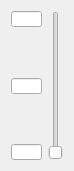
  <widget class="QWidget" name="layoutWidget_9">
   <property name="geometry">
    <rect>
     <x>629</x>
     <y>579</y>
     <width>56</width>
     <height>171</height>
    </rect>
   </property>
   <layout class="QHBoxLayout" name="horizontalLayout_19">
    <item>
     <layout class="QVBoxLayout" name="verticalLayout_54">
      <item>
       <widget class="QLineEdit" name="unit1MaxCritDevLineEdit_4">
        <property name="sizePolicy">
         <sizepolicy hsizetype="Fixed" vsizetype="Fixed">
          <horstretch>0</horstretch>
          <verstretch>0</verstretch>
         </sizepolicy>
        </property>
        <property name="minimumSize">
         <size>
          <width>31</width>
          <height>16</height>
         </size>
        </property>
        <property name="maximumSize">
         <size>
          <width>31</width>
          <height>16</height>
         </size>
        </property>
        <property name="font">
         <font>
          <pointsize>8</pointsize>
         </font>
        </property>
       </widget>
      </item>
      <item>
       <spacer name="verticalSpacer_7">
        <property name="orientation">
         <enum>Qt::Vertical</enum>
        </property>
        <property name="sizeHint" stdset="0">
         <size>
          <width>20</width>
          <height>40</height>
         </size>
        </property>
       </spacer>
      </item>
      <item>
       <widget class="QLineEdit" name="unit1CritDevLineEdit_4">
        <property name="sizePolicy">
         <sizepolicy hsizetype="Fixed" vsizetype="Fixed">
          <horstretch>0</horstretch>
          <verstretch>0</verstretch>
         </sizepolicy>
        </property>
        <property name="minimumSize">
         <size>
          <width>31</width>
          <height>16</height>
         </size>
        </property>
        <property name="maximumSize">
         <size>
          <width>31</width>
          <height>16</height>
         </size>
        </property>
        <property name="font">
         <font>
          <pointsize>8</pointsize>
         </font>
        </property>
       </widget>
      </item>
      <item>
       <spacer name="verticalSpacer_8">
        <property name="orientation">
         <enum>Qt::Vertical</enum>
        </property>
        <property name="sizeHint" stdset="0">
         <size>
          <width>20</width>
          <height>40</height>
         </size>
        </property>
       </spacer>
      </item>
      <item>
       <widget class="QLineEdit" name="unit1MinCritDevLineEdit_4">
        <property name="sizePolicy">
         <sizepolicy hsizetype="Fixed" vsizetype="Fixed">
          <horstretch>0</horstretch>
          <verstretch>0</verstretch>
         </sizepolicy>
        </property>
        <property name="minimumSize">
         <size>
          <width>31</width>
          <height>16</height>
         </size>
        </property>
        <property name="maximumSize">
         <size>
          <width>31</width>
          <height>16</height>
         </size>
        </property>
        <property name="font">
         <font>
          <pointsize>8</pointsize>
         </font>
        </property>
       </widget>
      </item>
     </layout>
    </item>
    <item>
     <widget class="QSlider" name="unit1CritDevSlider_4">
      <property name="sizePolicy">
       <sizepolicy hsizetype="Fixed" vsizetype="Expanding">
        <horstretch>0</horstretch>
        <verstretch>0</verstretch>
       </sizepolicy>
      </property>
      <property name="font">
       <font>
        <pointsize>8</pointsize>
       </font>
      </property>
      <property name="orientation">
       <enum>Qt::Vertical</enum>
      </property>
     </widget>
    </item>
   </layout>
  </widget>
